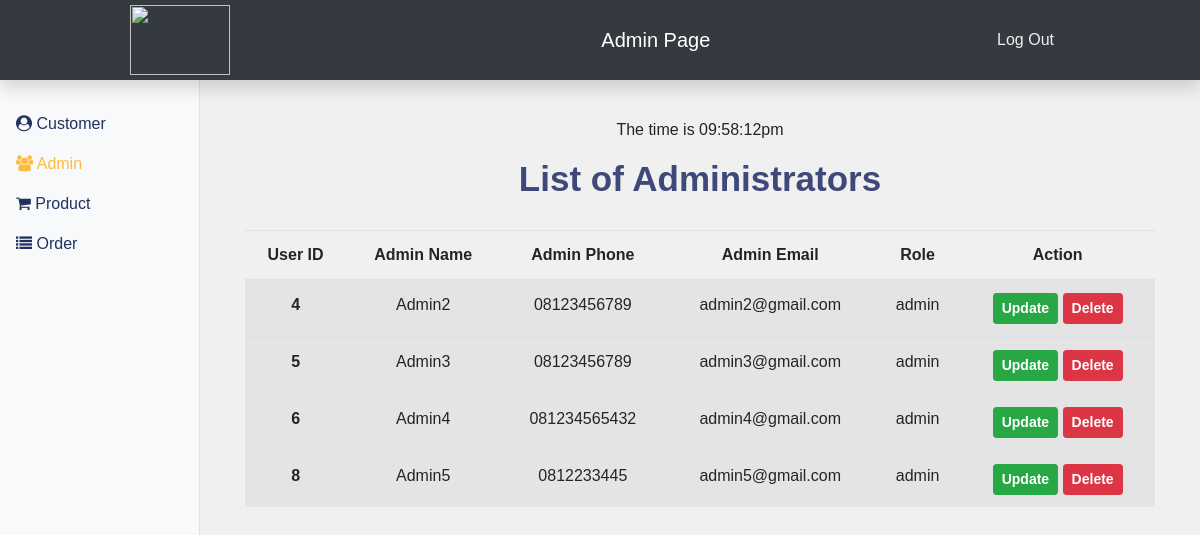
/admin.php (signed in), run on the app's committed database.
### tables this page shows
CREATE TABLE `user` (
  `user_id` int(11) NOT NULL,
  `user_name` char(50) NOT NULL,
  `user_telephone` varchar(20) NOT NULL,
  `user_email` varchar(50) NOT NULL,
  `user_password` varchar(255) NOT NULL,
  `user_role` char(10) NOT NULL
);

### admin.php (the view, shortened to what this page needs)
<!doctype html>
<html lang="en">
<head>
    <link rel="stylesheet" href="https://maxcdn.bootstrapcdn.com/bootstrap/4.1.3/css/bootstrap.min.css">
    <link href="https://maxcdn.bootstrapcdn.com/font-awesome/4.7.0/css/font-awesome.min.css" rel="stylesheet">
</head>
<?php
$source = "mysql:host=localhost;dbname=printerest";
$conn = new PDO($source, "root", "");
$sql = "SELECT * FROM user WHERE user_role = 'admin'";
$result = $conn->prepare($sql);
$result->execute();
?>
<body>
    <header>
        <nav class="navbar navbar-dark fixed-top bg-dark flex-md-nowrap p-0 shadow">
            <div class="container">
                <a class="navbar-brand" href="admin.php">
                    <img class="logo" src="assets/logo2.png" />
                    <a class="navbar-brand col-sm-3 col-md-1 mr-0 ml-4" href="#">Admin Page</a>
                </a>
                <ul class="navbar-nav px-3">
                    <li class="nav-item text-nowrap">
                        <a class="nav-link" href="logout_admin.php"
                            onclick="return confirm('Are you sure you want to log out from your account?')">Log Out</a>
                    </li>
                </ul>
            </div>
        </nav>
    </header>
    <div class="container-fluid mt-5">
        <div class="row">
            <nav class="col-md-2 d-none d-md-block bg-light sidebar">
                <div class="sidebar-sticky">
                    <ul class="nav flex-column">
                        <li class="nav-item">
                            <a class="nav-link" href="admin_cust.php">
                                <i class="fa fa-user-circle fa-1x"></i></i>
                                Customer
                            </a>
                        </li>
                        <li class="nav-item">
                            <a class="nav-link active" href="admin.php">
                                <i class="fa fa-users fa-1x"></i></i>
                                Admin
                            </a>
                        </li>
                        <li class="nav-item">
                            <a class="nav-link" href="admin_product.php">
                                <i class="fa fa-shopping-cart fa-1x"></i></i>
                                Product
                            </a>
                        </li>
                        <li class="nav-item">
                            <a class="nav-link" href="admin_order.php">
                                <i class="fa fa-list fa-1x"></i></i>
                                Order
                            </a>
                        </li>
                    </ul>
                </div>
            </nav>
            <div class="container text-center" style="margin-top: 70px; margin-bottom: 70px;">
                <?php
            echo "The time is " . date("h:i:sa");
            ?>
                <div class="col mt-3">
                    <table class="table table-striped table-hover">
                        <h1>List of Administrators</h1>
                        <thead>
                            <tr>
                                <th scope="col">User ID</th>
                                <th scope="col">Admin Name</th>
                                <th scope="col">Admin Phone</th>
                                <th scope="col">Admin Email</th>
                                <th scope="col">Role</th>
                                <th scope="col">Action</th>
                            </tr>
                        <?php
                        while ($row = $result->fetch()) :
                        ?>
                        </thead>
                        <tbody>
                            <tr>
                                <th scope="row"><?php echo $row['user_id']; ?></th>
                                <td>
                                    <?php echo $row['user_name']; ?>
                                </td>
                                <td>
                                    <?php echo $row['user_telephone']; ?>
                                </td>
                                <td>
                                    <?php echo $row['user_email']; ?>
                                </td>
                                <td>
                                    <?php echo $row['user_role']; ?>
                                </td>
                                <td>
                                    <a href="update_admin.php?user_id=<?php echo $row['user_id'] ?>"
                                        type="button" class="btn btn-sm btn-success"
                                        style="font-weight: 550;">Update</a>
                                    <a href="delete_user.php?user_id=<?php echo $row['user_id'] ?>" type="button"
                                        class="btn btn-sm btn-danger" style="font-weight: 550;"
                                        onclick="return confirm('Are you sure you want to delete this user?')">Delete</a>
                                </td>
                            </tr>
                            <?php
                        endwhile;
                    ?>
                        </tbody>
                    </table>
                </div>
            </div>
        </div>
    </div>
</body>
</html>

### admin.php (style rules this page uses)
html { margin: 0; padding: 0; }
body { font-family: Verdana, Geneva, Tahoma, sans-serif; background-color: #F0F0F0; margin: 0; padding: 0; }
.navbar-dark .navbar-nav .nav-link { color: #F0F0F0; }
.sidebar { top: 0; bottom: 0; left: 0; z-index: 100; padding: 48px 0 0; box-shadow: inset -1px 0 0 rgba(0, 0, 0, .1); }
.sidebar-sticky { position: relative; top: 0; height: calc(100vh - 48px); padding-top: .5rem; overflow-x: hidden; overflow-y: auto; }
.sidebar .nav-link { font-weight: 500; color: #21325E; }
.sidebar .nav-link.active, .sidebar .nav-link:hover { color: #FFBB3A; }
.logo { width: 100px; height: 70px; }
h1 { text-align: center; color: #3E497A; font-size: 35px; font-weight: 550; margin-bottom: 30px; }
@media all and (min-width: 768px) { .container { width: 768px; } }
@media all and (min-width: 992px) { .container { width: 970px; } }

### data on the page
user: user_id "4", user_name "Admin2", user_telephone "08123456789", user_email "admin2@gmail.com", user_role "admin"
user: user_id "5", user_name "Admin3", user_telephone "08123456789", user_email "admin3@gmail.com", user_role "admin"
user: user_id "6", user_name "Admin4", user_telephone "081234565432", user_email "admin4@gmail.com", user_role "admin"
user: user_id "8", user_name "Admin5", user_telephone "0812233445", user_email "admin5@gmail.com", user_role "admin"
